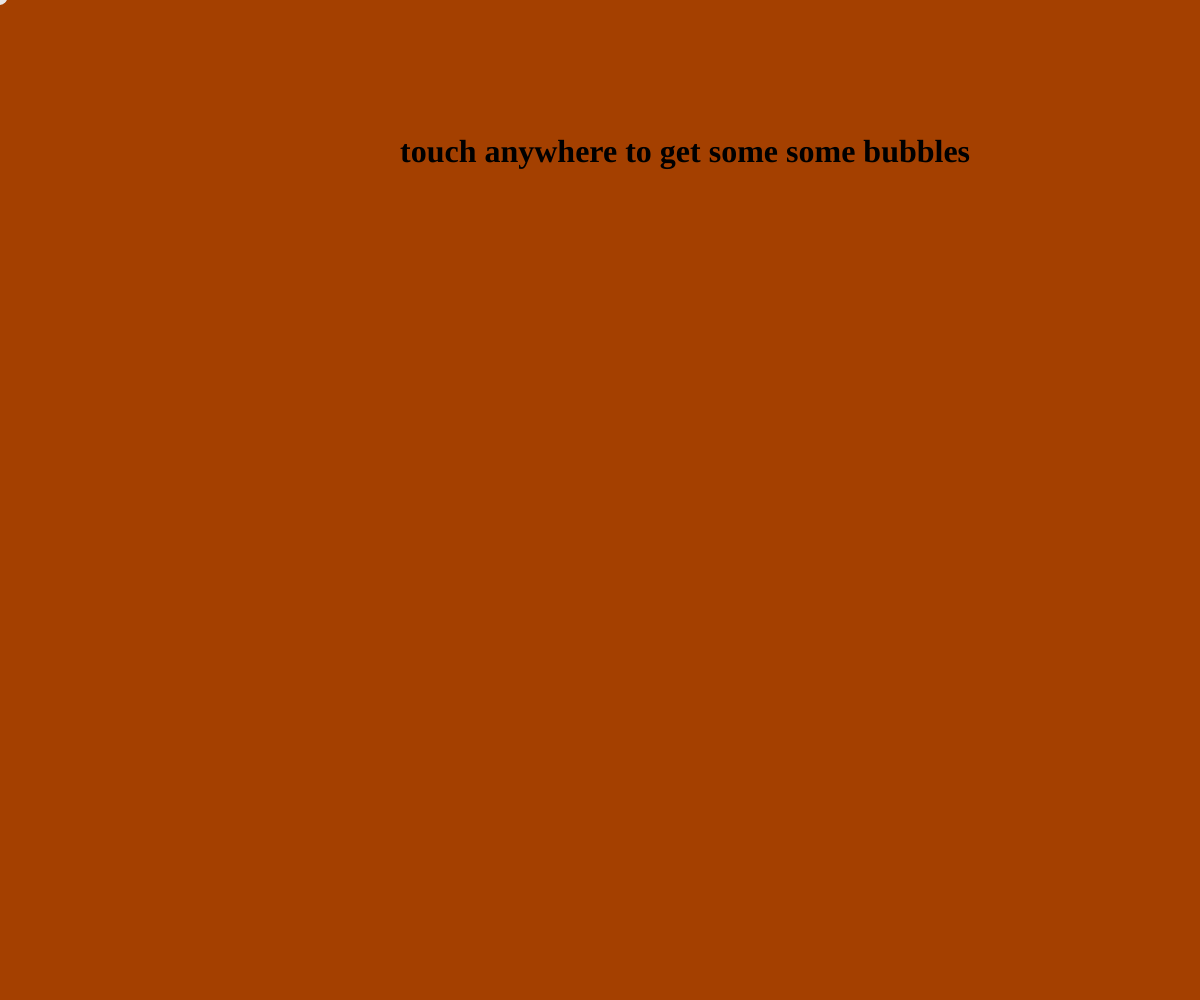
Frame 1 (no input)
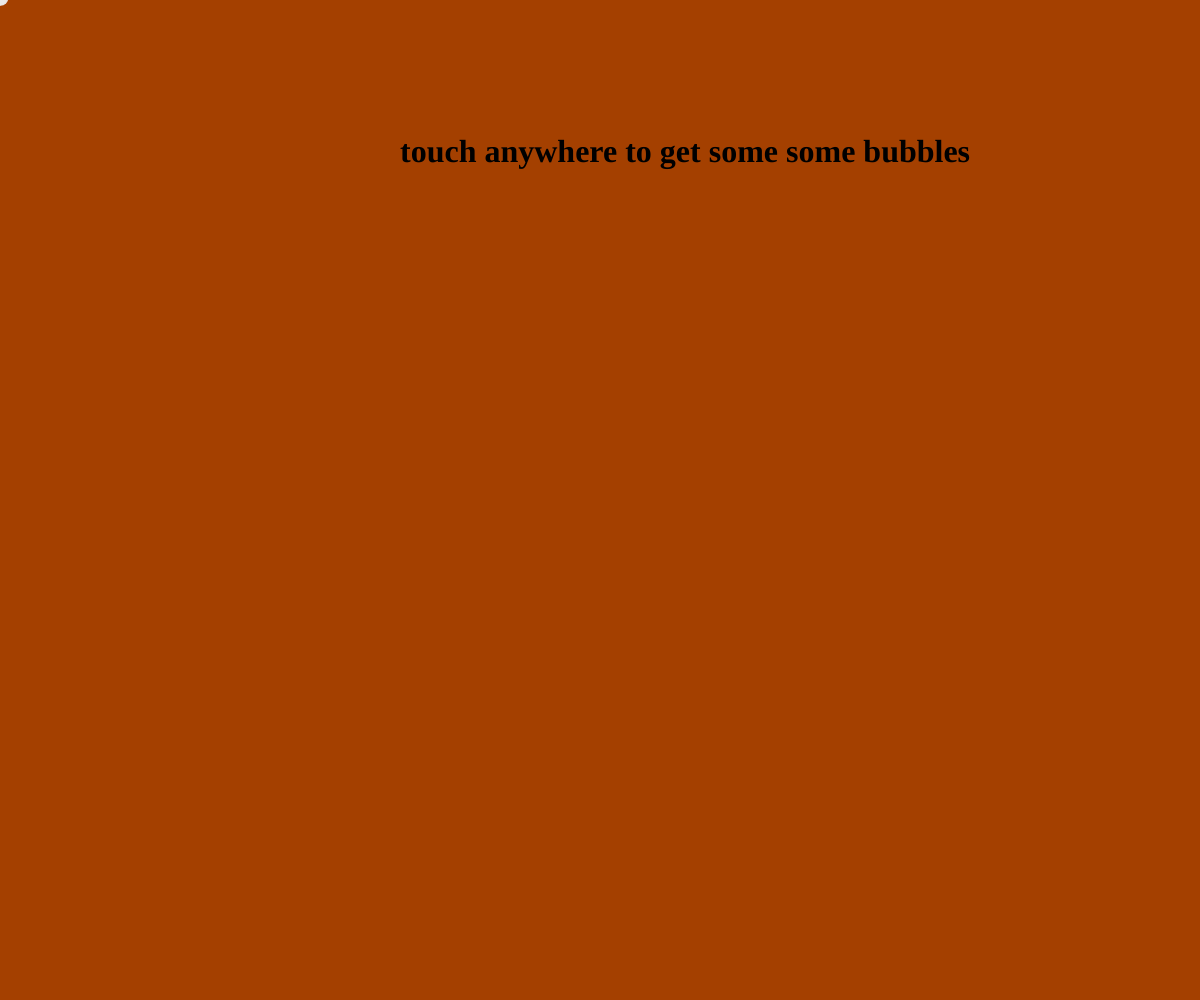
Frame 60 (no input)
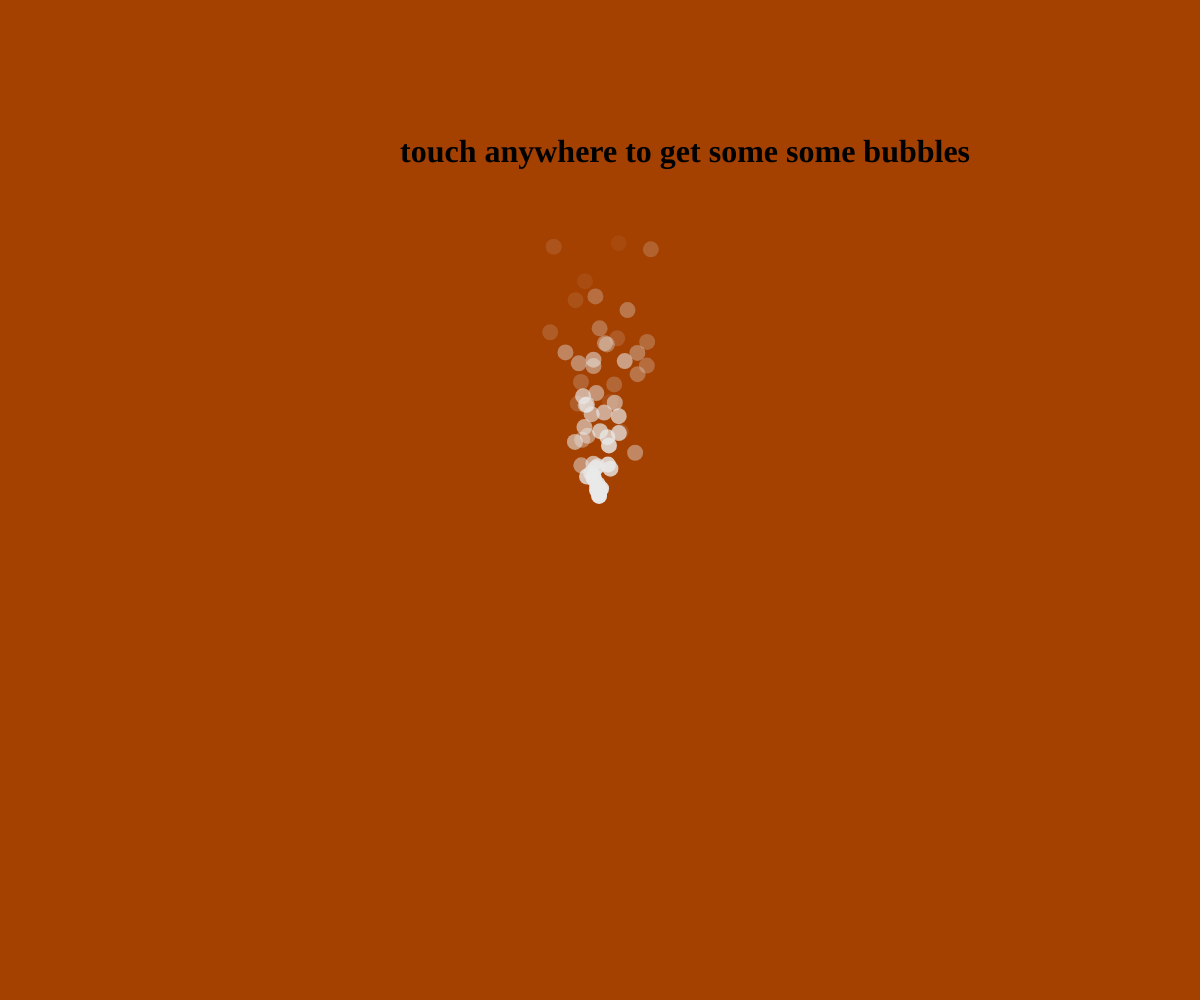
Frame 120 (the mouse pressed at the canvas centre since frame 60)

The p5.js sketch that drew these frames (run headless with seeded random() and noise() and a simulated clock; from frame 60 on, the mouse is pressed at the canvas centre):

// p5.js sketch
// ── sketch.js
function setup() {
  createCanvas(windowWidth, windowHeight)
  text = createElement("h1","touch anywhere to get some some bubbles")
}

function windowResized() {
  resizeCanvas(windowWidth, windowHeight);
}

particle = []
function draw() {
  text.position(windowWidth/3, windowHeight/9)
  background(164,64,0)
  for(i=0;i<5;i++){
    P = new Particle()
}
  particle.push(P)
  for(i=particle.length-1;i>=0;i--){
    particle[i].update()
    particle[i].show()
    if(particle[i].termination()){
      particle.splice(i,1)
    }
  }



}

class Particle{

  constructor(){
    this.x = mouseX
    this.y = mouseY
    this.vx = random(-1,1)
    this.vy = random(-5,-1)
    this.alpha=255
  }

  show(){
    noStroke()
    fill(233, this.alpha)
    circle(this.x, this.y, 16 )
  }

  update(){
    this.x+= this.vx
    this.y+= this.vy
    this.alpha-=4
  }

  termination(){
    return this.alpha<0
  }
}
